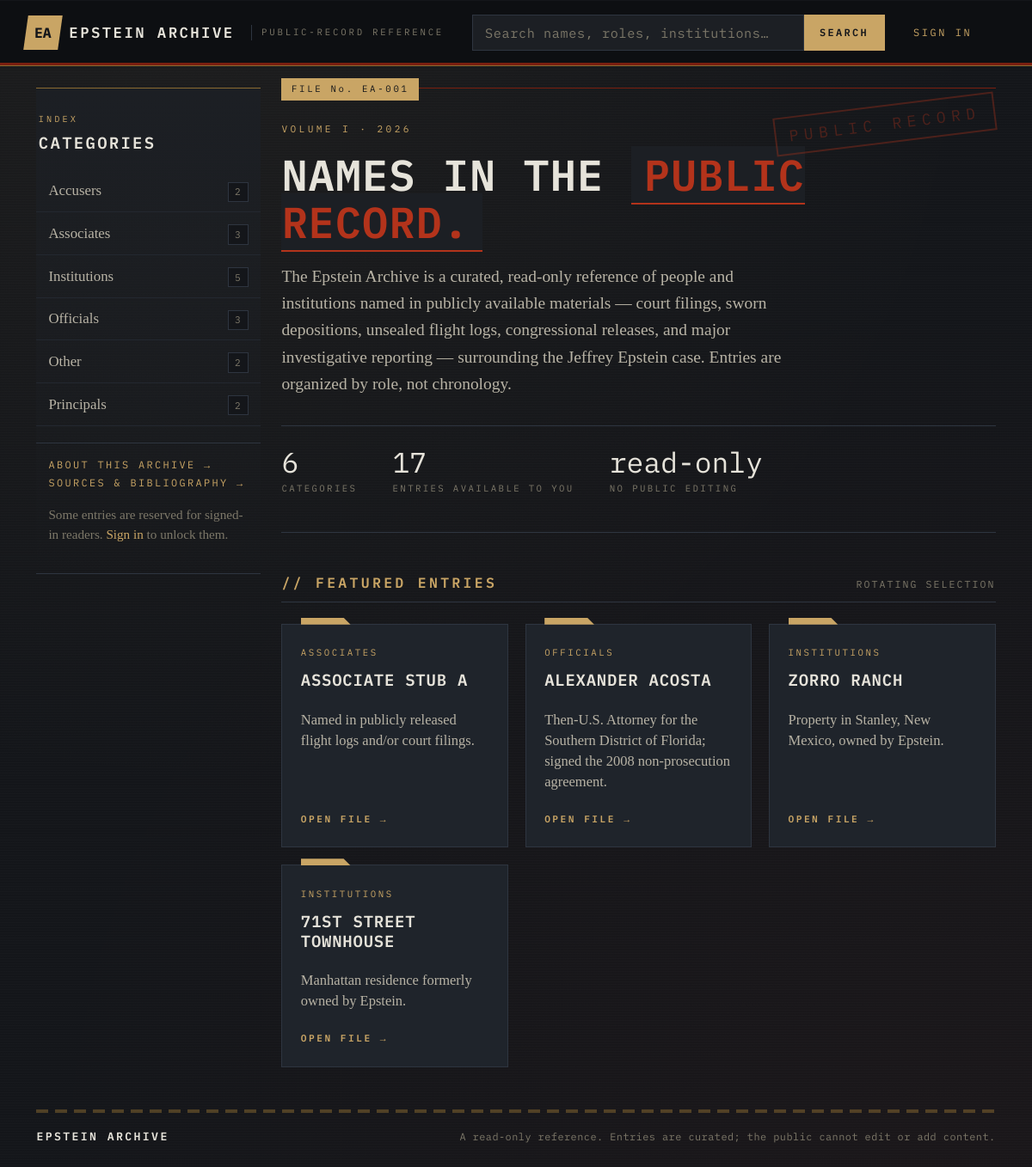
The page / on the database its author committed.
### tables this page shows
CREATE TABLE `categories` (
  `id` int(11) NOT NULL AUTO_INCREMENT,
  `name` varchar(64) NOT NULL,
  `slug` varchar(64) NOT NULL,
  `description` varchar(255) DEFAULT NULL,
  PRIMARY KEY (`id`),
  UNIQUE KEY `slug` (`slug`)
);

CREATE TABLE `figures` (
  `id` int(11) NOT NULL AUTO_INCREMENT,
  `name` varchar(128) NOT NULL,
  `slug` varchar(128) NOT NULL,
  `category_id` int(11) NOT NULL,
  `lifespan` varchar(64) DEFAULT NULL,
  `nationality` varchar(64) DEFAULT NULL,
  `known_for` varchar(255) DEFAULT NULL,
  `summary` text NOT NULL,
  `biography` mediumtext NOT NULL,
  `is_restricted` tinyint(1) NOT NULL DEFAULT 0,
  `is_admin_only` tinyint(1) NOT NULL DEFAULT 0,
  PRIMARY KEY (`id`),
  UNIQUE KEY `slug` (`slug`),
  KEY `category_id` (`category_id`),
  CONSTRAINT `fk_figures_category` FOREIGN KEY (`category_id`) REFERENCES `categories` (`id`)
);

### data/functions.php (called while the page is built, shortened)
<?php
require_once __DIR__ . '/db.php';
function is_logged_in(): bool
{
    return !empty($_SESSION['user_id']);
}
function is_admin(): bool
{
    return is_logged_in() && ($_SESSION['role'] ?? '') === 'admin';
}
function visibility_clause(string $alias = 'f'): array
{
    return ["{$alias}.is_restricted = 0 AND {$alias}.is_admin_only = 0", []];
}
function categories_all(): array
{
    [$vis, $params] = visibility_clause('f');
    $sql =
        "SELECT c.id, c.name, c.slug, c.description,
                COUNT(f.id) AS article_count
         FROM categories c
         LEFT JOIN figures f
                ON f.category_id = c.id
               AND {$vis}
         GROUP BY c.id, c.name, c.slug, c.description
         ORDER BY c.name ASC";
    $stmt = db()->prepare($sql);
    $stmt->execute($params);
    return $stmt->fetchAll();
}
function figures_featured(int $limit = 4): array
{
    [$vis, $params] = visibility_clause('f');
    $sql =
        "SELECT f.id, f.name, f.slug, f.known_for, f.lifespan,
                c.name AS category_name, c.slug AS category_slug
         FROM figures f
         JOIN categories c ON c.id = f.category_id
         WHERE {$vis}
         ORDER BY RAND()
         LIMIT " . (int)$limit;
    $stmt = db()->prepare($sql);
    $stmt->execute($params);
    return $stmt->fetchAll();
}
function e($value): string
{
    return htmlspecialchars((string)$value, ENT_QUOTES, 'UTF-8');
}

### data/db.php (called while the page is built)
<?php
function db(): PDO
{
    static $pdo = null;
    if ($pdo !== null) {
        return $pdo;
    }
    $host_header = strtolower((string)($_SERVER['HTTP_HOST'] ?? ''));
    $is_local = (
        $host_header === ''
        || str_starts_with($host_header, 'localhost')
        || str_starts_with($host_header, '127.0.0.1')
        || str_starts_with($host_header, '[::1]')
    );
    if ($is_local) {
        $host = '127.0.0.1';
        $port = '3306';
        $name = 'epstein_archive_local';
        $user = 'root';
        $pass = '';
    } else {
        $host = '127.0.0.1';
        $port = '3306';
        $name = 'epsteina_archive';
        $user = 'epsteina_archive';
        $pass = '@+?mcwXX.DtU;ZaI';
    }
    $dsn = "mysql:host={$host};port={$port};dbname={$name};charset=utf8mb4";
    $pdo = new PDO($dsn, $user, $pass, [
        PDO::ATTR_ERRMODE            => PDO::ERRMODE_EXCEPTION,
        PDO::ATTR_DEFAULT_FETCH_MODE => PDO::FETCH_ASSOC,
        PDO::ATTR_EMULATE_PREPARES   => false,
    ]);
    return $pdo;
}

### partials/home.php (the view, shortened to what this page needs)
<section class="historica-hero">
    <span class="historica-hero__eyebrow">Volume I &middot; <?= date('Y') ?></span>
    <h1 class="historica-hero__title">
        Names in the
        <em>public record.</em>
    </h1>
    <p class="historica-hero__lede">
        The Epstein Archive is a curated, read-only reference of people and
        institutions named in publicly available materials &mdash; court
        filings, sworn depositions, unsealed flight logs, congressional
        releases, and major investigative reporting &mdash; surrounding the
        Jeffrey Epstein case. Entries are organized by role, not chronology.
    </p>
    <div class="historica-hero__meta">
        <div>
            <span class="historica-hero__stat"><?= count($categories) ?></span>
            <span class="historica-hero__stat-label">categories</span>
        </div>
        <div>
            <span class="historica-hero__stat">
                <?= array_sum(array_map(fn($c) => (int)$c['article_count'], $categories)) ?>
            </span>
            <span class="historica-hero__stat-label">entries available to you</span>
        </div>
        <div>
            <span class="historica-hero__stat">read-only</span>
            <span class="historica-hero__stat-label">no public editing</span>
        </div>
    </div>
</section>
<section class="historica-featured">
    <header class="historica-featured__header">
        <h2 class="historica-featured__title">// featured entries</h2>
        <span class="historica-featured__hint">rotating selection</span>
    </header>
    <div class="historica-featured__grid">
        <?php foreach ($featured as $f): ?>
            <a class="historica-card" href="?view=article&slug=<?= e($f['slug']) ?>">
                <span class="historica-card__category"><?= e($f['category_name']) ?></span>
                <h3 class="historica-card__name"><?= e($f['name']) ?></h3>
                <p class="historica-card__known"><?= e($f['known_for']) ?></p>
                <span class="historica-card__more">Open file &rarr;</span>
            </a>
        <?php endforeach; ?>
    </div>
</section>

### index.php (shortened to what this page needs)
<?php
require_once __DIR__ . '/data/functions.php';
$view   = filter_input(INPUT_GET, 'view') ?: 'home';
$categories = categories_all();
if ($view === 'home') {
    $featured = figures_featured(4);
}
?>
<!DOCTYPE html>
<html lang="en">
<head>
    <link href="https://cdn.jsdelivr.net/npm/bootstrap@5.3.8/dist/css/bootstrap.min.css" rel="stylesheet">
    <link rel="stylesheet" href="assets/styles.css">
</head>
<body>
<?php include __DIR__ . '/components/nav.php'; ?>
<div class="container historica-shell mt-4">
    <div class="row g-4">
        <aside class="col-lg-3">
            <?php include __DIR__ . '/components/sidebar.php'; ?>
        </aside>
        <main class="col-lg-9">
            <?php
            if ($view === 'login') {
                include __DIR__ . '/partials/login_form.php';
            } elseif ($view === 'denied') {
                include __DIR__ . '/partials/denied.php';
            } elseif ($view === 'category') {
                include __DIR__ . '/partials/category.php';
            } elseif ($view === 'article') {
                include __DIR__ . '/partials/article.php';
            } elseif ($view === 'search') {
                include __DIR__ . '/partials/search.php';
            } elseif ($view === 'admin') {
                include __DIR__ . '/partials/admin.php';
            } elseif ($view === 'sources') {
                include __DIR__ . '/partials/sources.php';
            } elseif ($view === 'about') {
                include __DIR__ . '/partials/about.php';
            } else {
                include __DIR__ . '/partials/home.php';
            }
            ?>
        </main>
    </div>
    <?php include __DIR__ . '/components/footer.php'; ?>
</div>
</body>
</html>

### components/nav.php (shortened to what this page needs)
<nav class="historica-nav">
    <div class="container historica-nav__inner">
        <a class="historica-nav__brand" href="?view=home">
            <span class="historica-nav__brand-mark"></span>
            <span class="historica-nav__brand-name">Epstein Archive</span>
            <span class="historica-nav__brand-tag">public-record reference</span>
        </a>
        <form class="historica-nav__search" method="get" action="">
            <input
                class="form-control"
                type="search"
                name="q"
                placeholder="Search names, roles, institutions&hellip;"
                value="<?= e(filter_input(INPUT_GET, 'q') ?? '') ?>">
            <button type="submit">Search</button>
        </form>
        <div class="historica-nav__account">
            <?php if (is_logged_in()): ?>
                <span class="historica-nav__greeting">
                    <?= e($_SESSION['full_name'] ?? 'Reader') ?>
                    <?php if (is_admin()): ?>
                        <span class="historica-pill historica-pill--admin">admin</span>
                    <?php else: ?>
                        <span class="historica-pill">member</span>
                    <?php endif; ?>
                </span>
                <?php if (is_admin()): ?>
                    <a class="historica-nav__link" href="?view=admin">Admin</a>
                <?php endif; ?>
                <form method="post" class="d-inline">
                    <input type="hidden" name="action" value="logout">
                    <button type="submit" class="historica-nav__link historica-nav__link--button">Sign out</button>
                </form>
            <?php else: ?>
                <a class="historica-nav__link" href="?view=login">Sign in</a>
            <?php endif; ?>
        </div>
    </div>
</nav>

### components/sidebar.php (shortened to what this page needs)
<div class="historica-sidebar">
    <div class="historica-sidebar__heading">
        <span class="historica-sidebar__eyebrow">Index</span>
        <h2 class="historica-sidebar__title">Categories</h2>
    </div>
    <nav class="historica-sidebar__nav">
        <?php
        $current_slug = (string)(filter_input(INPUT_GET, 'slug') ?? '');
        $current_view = (string)(filter_input(INPUT_GET, 'view') ?? '');
        ?>
        <?php foreach ($categories as $cat): ?>
            <?php
            $is_active = ($current_view === 'category' && $current_slug === $cat['slug']);
            ?>
            <a
                class="historica-sidebar__link<?= $is_active ? ' is-active' : '' ?>"
                href="?view=category&slug=<?= e($cat['slug']) ?>"
                title="<?= e($cat['description'] ?? '') ?>">
                <span class="historica-sidebar__link-name"><?= e($cat['name']) ?></span>
                <span class="historica-sidebar__link-count"><?= (int)$cat['article_count'] ?></span>
            </a>
        <?php endforeach; ?>
    </nav>
    <div class="historica-sidebar__footer">
        <a href="?view=about" class="historica-sidebar__about">About this archive &rarr;</a>
        <a href="?view=sources" class="historica-sidebar__about">Sources &amp; bibliography &rarr;</a>
        <?php if (!is_logged_in()): ?>
            <p class="historica-sidebar__hint">
                Some entries are reserved for signed-in readers.
                <a href="?view=login">Sign in</a>
                to unlock them.
            </p>
        <?php endif; ?>
    </div>
</div>

### components/footer.php (shortened to what this page needs)
<footer class="historica-footer">
    <div class="historica-footer__rule"></div>
    <div class="historica-footer__row">
        <span class="historica-footer__mark">Epstein Archive</span>
        <span class="historica-footer__copy">
            A read-only reference. Entries are curated; the public cannot edit or add content.
        </span>
    </div>
</footer>

### rows shown on the page
categories: name "Accusers", article_count "2"
categories: name "Associates", article_count "3"
categories: name "Institutions", article_count "5"
categories: name "Officials", article_count "3"
categories: name "Other", article_count "2"
categories: name "Principals", article_count "2"
figures: category.name "ASSOCIATES", name "ASSOCIATE STUB A", known_for "Named in publicly released flight logs and/or court filings."
figures: category.name "OFFICIALS", name "ALEXANDER ACOSTA", known_for "Then-U.S. Attorney for the Southern District of Florida; signed the 2008 non-prosecution agreement."
figures: category.name "INSTITUTIONS", name "ZORRO RANCH", known_for "Property in Stanley, New Mexico, owned by Epstein."
figures: category.name "INSTITUTIONS", name "71ST STREET TOWNHOUSE", known_for "Manhattan residence formerly owned by Epstein."

### other values the page prints
count($categories) "6"
array_sum(array_map(fn($c) => (int)$c['article_count'], $categories)) "17"
